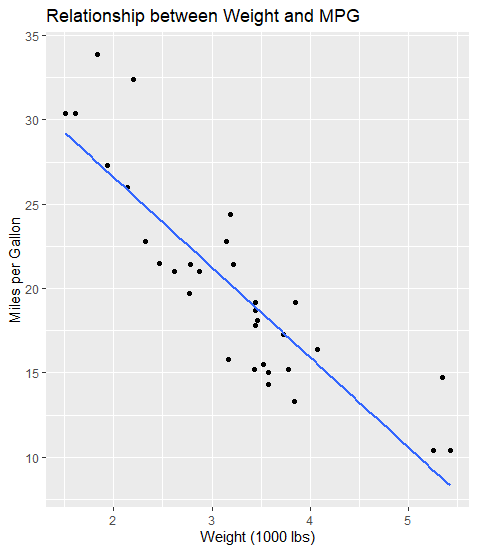

This figure's R source:
library(ggplot2)
data(mtcars)

ggplot(mtcars, aes(x = wt, y = mpg)) +
  geom_point() +
  geom_smooth(method = "lm", se = FALSE) +
  labs(title = "Relationship between Weight and MPG",
       x = "Weight (1000 lbs)",
       y = "Miles per Gallon")
